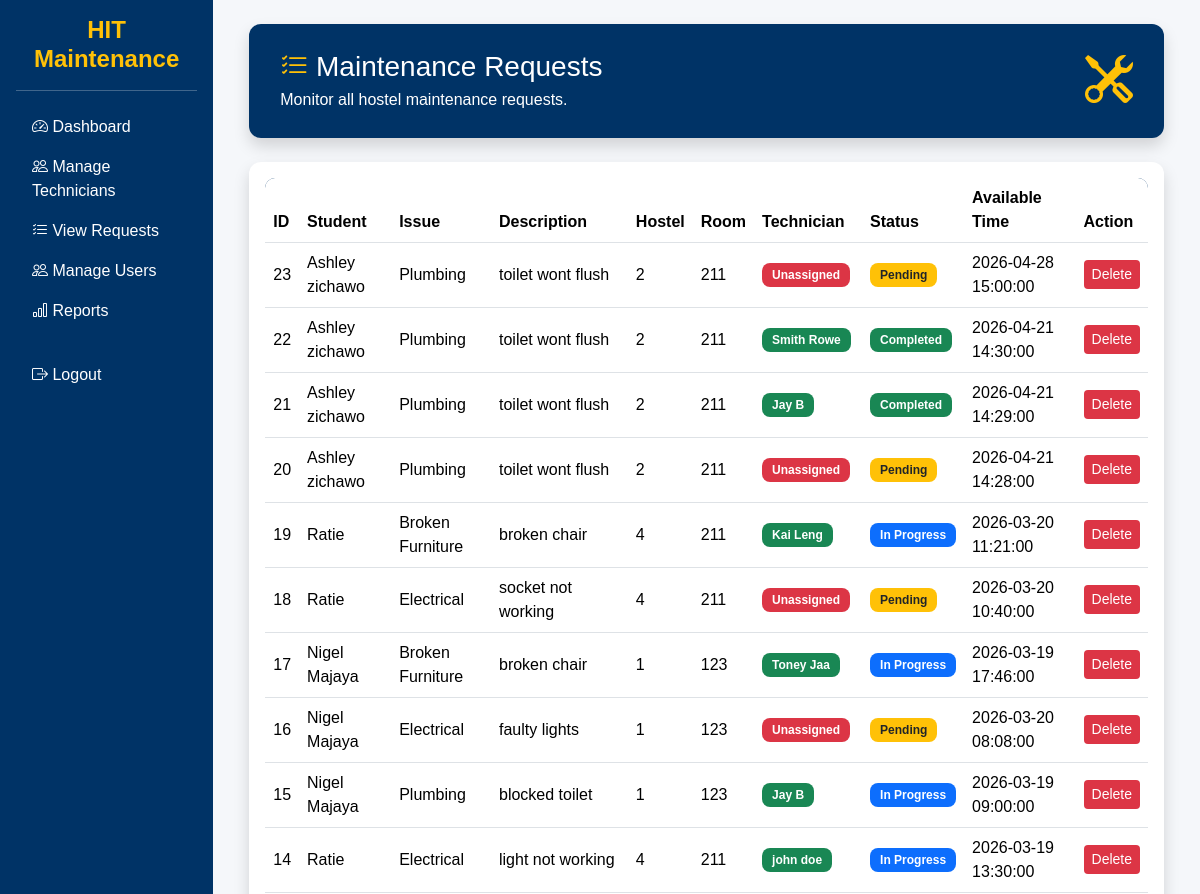
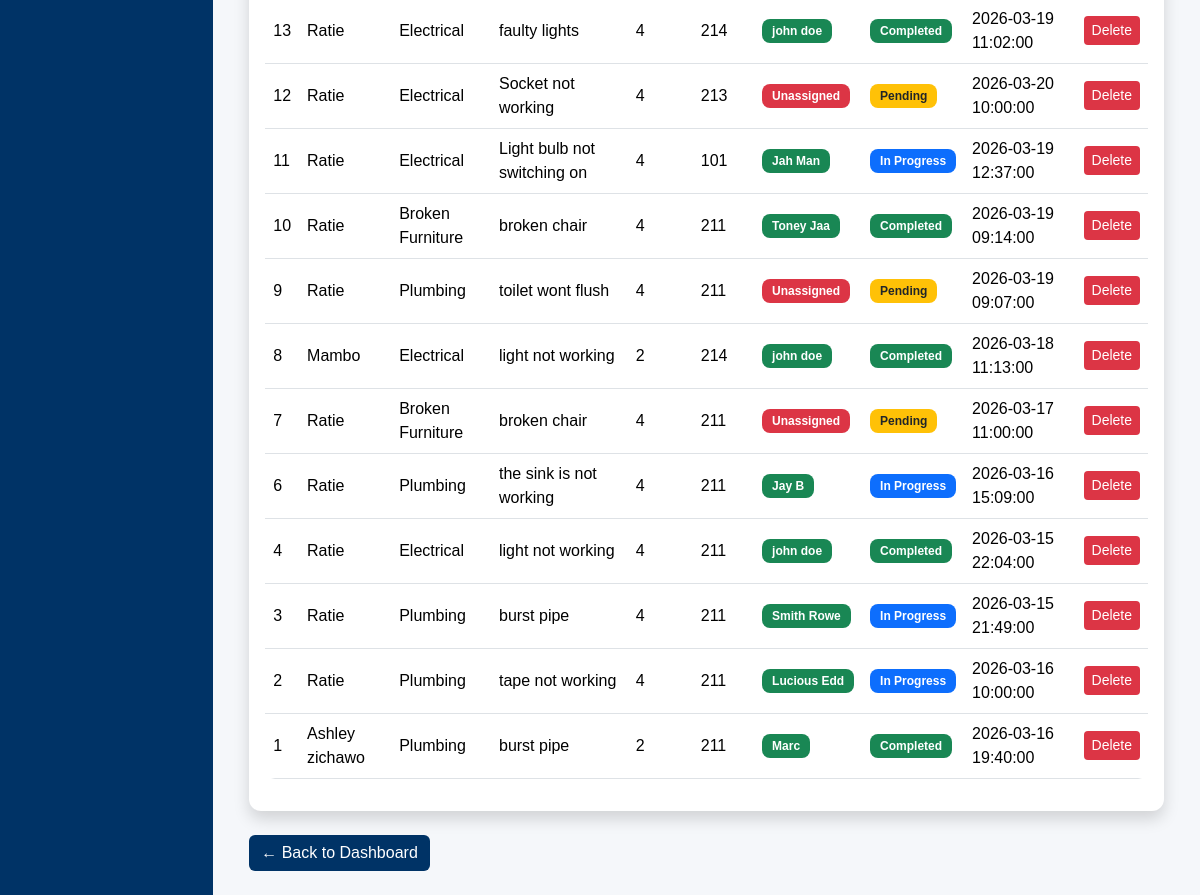
Screenshot of /student/hostel-maintenance-portal/supervisor/view_requests.php (signed in) with the database file from the repository (2 pictures, top to bottom).
### tables this page shows
CREATE TABLE `requests` (
  `id` int(11) NOT NULL,
  `student_id` int(11) DEFAULT NULL,
  `issue_type_id` int(11) DEFAULT NULL,
  `hostel` varchar(50) DEFAULT NULL,
  `room` varchar(20) DEFAULT NULL,
  `description` text DEFAULT NULL,
  `available_time` datetime DEFAULT NULL,
  `status` enum('pending','in_progress','completed') DEFAULT 'pending',
  `assigned_staff` int(11) DEFAULT NULL,
  `created_at` timestamp NOT NULL DEFAULT current_timestamp(),
  `technician_arrived` tinyint(1) DEFAULT NULL,
  `rating` int(11) DEFAULT NULL,
  `image_path` varchar(255) DEFAULT NULL
);

CREATE TABLE `users` (
  `id` int(11) NOT NULL,
  `name` varchar(100) DEFAULT NULL,
  `email` varchar(100) DEFAULT NULL,
  `password` varchar(255) DEFAULT NULL,
  `role` enum('student','staff','supervisor') DEFAULT NULL,
  `hostel` varchar(50) DEFAULT NULL,
  `room` varchar(20) DEFAULT NULL,
  `created_at` timestamp NOT NULL DEFAULT current_timestamp(),
  `google_id` varchar(255) DEFAULT NULL,
  `profile_pic` text DEFAULT NULL
);

CREATE TABLE `issue_types` (
  `id` int(11) NOT NULL,
  `issue_name` varchar(50) DEFAULT NULL
);

### student/hostel-maintenance-portal/supervisor/view_requests.php (the view, shortened to what this page needs)
<?php
include("../config/database.php");
$sql = "SELECT requests.*, users.name AS student_name,
        issue_types.issue_name,
        staff_users.name AS technician
        FROM requests
        JOIN users ON requests.student_id = users.id
        JOIN issue_types ON requests.issue_type_id = issue_types.id
        LEFT JOIN staff ON requests.assigned_staff = staff.id
        LEFT JOIN users AS staff_users ON staff.user_id = staff_users.id
        ORDER BY requests.created_at DESC";
$result = $conn->query($sql);
?>
<?php include("../includes/header.php"); ?>
<?php include("../includes/sidebar.php"); ?>
<div class="container-fluid">
<div class="card shadow border-0 mb-4 page-header">
<div class="card-body d-flex justify-content-between align-items-center">
<div>
<h3 class="mb-1 text-white">
<i class="bi bi-list-check text-warning"></i> Maintenance Requests
</h3>
<p class="mb-0 text-white">
Monitor all hostel maintenance requests.
</p>
</div>
<i class="bi bi-tools display-5 text-warning"></i>
</div>
</div>
<div class="card shadow border-0">
<div class="card-body">
<div class="table-responsive">
<table class="table table-hover align-middle">
<thead>
<tr>
<th>ID</th>
<th>Student</th>
<th>Issue</th>
<th>Description</th>
<th>Hostel</th>
<th>Room</th>
<th>Technician</th>
<th>Status</th>
<th>Available Time</th>
<th>Action</th>
</tr>
</thead>
<tbody>
<?php
if($result->num_rows > 0){
while($row = $result->fetch_assoc()){
?>
<tr>
<td><?php echo $row['id']; ?></td>
<td><?php echo $row['student_name']; ?></td>
<td><?php echo $row['issue_name']; ?></td>
<td><?php echo $row['description']; ?></td>
<td><?php echo $row['hostel']; ?></td>
<td><?php echo $row['room']; ?></td>
<td>
<?php
if($row['technician']){
    echo "<span class='badge bg-success'>".$row['technician']."</span>";
}else{
    echo "<span class='badge bg-danger'>Unassigned</span>";
}
?>
</td>
<td>
<?php
if($row['status'] == "pending"){
    echo "<span class='badge bg-warning text-dark'>Pending</span>";
}
elseif($row['status'] == "in_progress"){
    echo "<span class='badge bg-primary'>In Progress</span>";
}
else{
    echo "<span class='badge bg-success'>Completed</span>";
}
?>
</td>
<td><?php echo $row['available_time']; ?></td>
<td>
<a href="delete_request.php?id=<?php echo $row['id']; ?>"
class="btn btn-danger btn-sm"
onclick="return confirm('Delete this request?')">
Delete
</a>
</td>
</tr>
<?php
}
}else{
echo "<tr><td colspan='10' class='text-center'>No maintenance requests found</td></tr>";
}
?>
</tbody>
</table>
</div>
</div>
</div>
<div class="mt-4">
<a href="dashboard.php" class="btn btn-primary">
← Back to Dashboard
</a>
</div>
</div>
<?php include("../includes/sidebar_end.php"); ?>
<?php include("../includes/footer.php"); ?>

### student/hostel-maintenance-portal/assets/css/style.css (style rules this page uses)
:root { --hit-blue: #003366; --hit-blue-dark: #002244; --hit-gold: #FFD700; --hit-light: #F5F7FA; --hit-dark: #1A1A1A; }
body { font-family: Arial, sans-serif; background-color: var(--hit-light); margin: 0; padding: 0; }
.card { border-radius: 12px; box-shadow: 0 2px 8px rgba(0,0,0,0.05); }
h3, h4, h5 { color: inherit; }
.page-header { background: var(--hit-blue); color: white; border-radius: 12px; padding: 10px 15px; margin-bottom: 15px; }
.table { background: white; border-radius: 10px; overflow: hidden; }
.table thead { background: var(--hit-blue); color: white; }
.btn-primary { background-color: var(--hit-blue); border: none; }
.btn-danger { background-color: #dc3545; border: none; }
.badge { padding: 6px 10px; border-radius: 8px; font-size: 12px; }

### rows the page displays
requests: id "23", student.name "Ashley zichawo", issue_type.issue_name "Plumbing", description "toilet wont flush", hostel "2", room "211", shows "Unassigned", status "Pending", available_time "2026-04-28 15:00:00"
requests: id "22", student.name "Ashley zichawo", issue_type.issue_name "Plumbing", description "toilet wont flush", hostel "2", room "211", users.name "Smith Rowe", status "Completed", available_time "2026-04-21 14:30:00"
requests: id "21", student.name "Ashley zichawo", issue_type.issue_name "Plumbing", description "toilet wont flush", hostel "2", room "211", users.name "Jay B", status "Completed", available_time "2026-04-21 14:29:00"
requests: id "20", student.name "Ashley zichawo", issue_type.issue_name "Plumbing", description "toilet wont flush", hostel "2", room "211", shows "Unassigned", status "Pending", available_time "2026-04-21 14:28:00"
requests: id "19", student.name "Ratie", issue_type.issue_name "Broken Furniture", description "broken chair", hostel "4", room "211", users.name "Kai Leng", status "In Progress", available_time "2026-03-20 11:21:00"
requests: id "18", student.name "Ratie", issue_type.issue_name "Electrical", description "socket not working", hostel "4", room "211", shows "Unassigned", status "Pending", available_time "2026-03-20 10:40:00"
requests: id "17", student.name "Nigel Majaya", issue_type.issue_name "Broken Furniture", description "broken chair", hostel "1", room "123", users.name "Toney Jaa", status "In Progress", available_time "2026-03-19 17:46:00"
requests: id "16", student.name "Nigel Majaya", issue_type.issue_name "Electrical", description "faulty lights", hostel "1", room "123", shows "Unassigned", status "Pending", available_time "2026-03-20 08:08:00"
requests: id "15", student.name "Nigel Majaya", issue_type.issue_name "Plumbing", description "blocked toilet", hostel "1", room "123", users.name "Jay B", status "In Progress", available_time "2026-03-19 09:00:00"
requests: id "14", student.name "Ratie", issue_type.issue_name "Electrical", description "light not working", hostel "4", room "211", users.name "john doe", status "In Progress", available_time "2026-03-19 13:30:00"
requests: id "13", student.name "Ratie", issue_type.issue_name "Electrical", description "faulty lights", hostel "4", room "214", users.name "john doe", status "Completed", available_time "2026-03-19 11:02:00"
requests: id "12", student.name "Ratie", issue_type.issue_name "Electrical", description "Socket not working", hostel "4", room "213", shows "Unassigned", status "Pending", available_time "2026-03-20 10:00:00"
requests: id "11", student.name "Ratie", issue_type.issue_name "Electrical", description "Light bulb not switching on", hostel "4", room "101", users.name "Jah Man", status "In Progress", available_time "2026-03-19 12:37:00"
requests: id "10", student.name "Ratie", issue_type.issue_name "Broken Furniture", description "broken chair", hostel "4", room "211", users.name "Toney Jaa", status "Completed", available_time "2026-03-19 09:14:00"
requests: id "9", student.name "Ratie", issue_type.issue_name "Plumbing", description "toilet wont flush", hostel "4", room "211", shows "Unassigned", status "Pending", available_time "2026-03-19 09:07:00"
requests: id "8", student.name "Mambo", issue_type.issue_name "Electrical", description "light not working", hostel "2", room "214", users.name "john doe", status "Completed", available_time "2026-03-18 11:13:00"
requests: id "7", student.name "Ratie", issue_type.issue_name "Broken Furniture", description "broken chair", hostel "4", room "211", shows "Unassigned", status "Pending", available_time "2026-03-17 11:00:00"
requests: id "6", student.name "Ratie", issue_type.issue_name "Plumbing", description "the sink is not working", hostel "4", room "211", users.name "Jay B", status "In Progress", available_time "2026-03-16 15:09:00"
requests: id "4", student.name "Ratie", issue_type.issue_name "Electrical", description "light not working", hostel "4", room "211", users.name "john doe", status "Completed", available_time "2026-03-15 22:04:00"
requests: id "3", student.name "Ratie", issue_type.issue_name "Plumbing", description "burst pipe", hostel "4", room "211", users.name "Smith Rowe", status "In Progress", available_time "2026-03-15 21:49:00"
requests: id "2", student.name "Ratie", issue_type.issue_name "Plumbing", description "tape not working", hostel "4", room "211", users.name "Lucious Edd", status "In Progress", available_time "2026-03-16 10:00:00"
requests: id "1", student.name "Ashley zichawo", issue_type.issue_name "Plumbing", description "burst pipe", hostel "2", room "211", users.name "Marc", status "Completed", available_time "2026-03-16 19:40:00"
